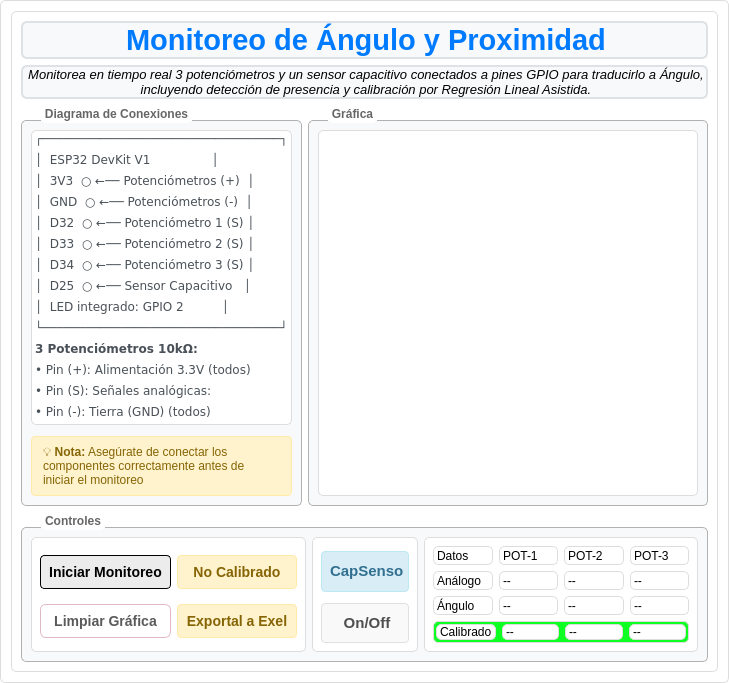
<?xml version="1.0" encoding="UTF-8"?>
<ui version="4.0">
 <class>angleArm</class>
 <widget class="QWidget" name="angleArm">
  <property name="geometry">
   <rect>
    <x>0</x>
    <y>0</y>
    <width>723</width>
    <height>683</height>
   </rect>
  </property>
  <property name="windowTitle">
   <string>Form</string>
  </property>
  <property name="styleSheet">
   <string notr="true">background-color: rgb(255, 255, 255);
border: 1px solid rgb(221, 221, 221);
border-radius: 5px;
color: rgb(0, 0, 0);</string>
  </property>
  <layout class="QVBoxLayout" name="verticalLayout">
   <item>
    <widget class="QFrame" name="frame">
     <property name="frameShape">
      <enum>QFrame::Shape::StyledPanel</enum>
     </property>
     <property name="frameShadow">
      <enum>QFrame::Shadow::Raised</enum>
     </property>
     <layout class="QGridLayout" name="gridLayout_6">
      <item row="0" column="0" colspan="3">
       <widget class="QLabel" name="titulo">
        <property name="maximumSize">
         <size>
          <width>16777215</width>
          <height>45</height>
         </size>
        </property>
        <property name="styleSheet">
         <string notr="true">        background-color: #f8f9fa;       
        border: 2px solid #dee2e6;         
        border-radius: 6px;              
   </string>
        </property>
        <property name="text">
         <string>&lt;html&gt;&lt;head/&gt;&lt;body&gt;&lt;p align=&quot;center&quot;&gt;&lt;span style=&quot; font-size:22pt; font-weight:700; color:#007bff;&quot;&gt;Monitoreo de Ángulo y Proximidad&lt;/span&gt;&lt;/p&gt;&lt;/body&gt;&lt;/html&gt;</string>
        </property>
       </widget>
      </item>
      <item row="4" column="0" colspan="3">
       <widget class="QGroupBox" name="controles">
        <property name="minimumSize">
         <size>
          <width>0</width>
          <height>150</height>
         </size>
        </property>
        <property name="maximumSize">
         <size>
          <width>16777215</width>
          <height>150</height>
         </size>
        </property>
        <property name="sizeIncrement">
         <size>
          <width>0</width>
          <height>0</height>
         </size>
        </property>
        <property name="styleSheet">
         <string notr="true">QGroupBox {
    color: rgb(102, 102, 102) ;
    background-color: #f8f9fa;        
    border-radius: 6px;
    border: 1px solid rgb(177, 177, 177) ;
    border-radius: 5px;
    margin-top: 15px; /* espacio para el título */
    font: bold 12px;
}
QGroupBox::title {
    subcontrol-origin: margin;
    subcontrol-position: top left ;
    left: 20px;
    background-color: rgba(255, 255, 255, 255);
	padding: 2px;
    border-radius: 5px;
}

</string>
        </property>
        <property name="title">
         <string>Controles</string>
        </property>
        <layout class="QGridLayout" name="gridLayout_4">
         <item row="0" column="2">
          <widget class="QWidget" name="datos" native="true">
           <property name="minimumSize">
            <size>
             <width>0</width>
             <height>0</height>
            </size>
           </property>
           <property name="maximumSize">
            <size>
             <width>9999</width>
             <height>16777215</height>
            </size>
           </property>
           <layout class="QGridLayout" name="gridLayout">
            <item row="0" column="0">
             <widget class="QLabel" name="datosLabel">
              <property name="text">
               <string>Datos</string>
              </property>
             </widget>
            </item>
            <item row="0" column="1">
             <widget class="QLabel" name="POT1Label">
              <property name="text">
               <string>POT-1</string>
              </property>
             </widget>
            </item>
            <item row="0" column="2">
             <widget class="QLabel" name="POT2Label">
              <property name="text">
               <string>POT-2</string>
              </property>
             </widget>
            </item>
            <item row="0" column="3">
             <widget class="QLabel" name="POT3Label">
              <property name="text">
               <string>POT-3</string>
              </property>
             </widget>
            </item>
            <item row="1" column="0">
             <widget class="QLabel" name="analogoLabel">
              <property name="text">
               <string>Análogo</string>
              </property>
             </widget>
            </item>
            <item row="1" column="1">
             <widget class="QLabel" name="analogoDtPOT1">
              <property name="text">
               <string>--</string>
              </property>
             </widget>
            </item>
            <item row="1" column="2">
             <widget class="QLabel" name="analogoDtPOT2">
              <property name="text">
               <string>--</string>
              </property>
             </widget>
            </item>
            <item row="1" column="3">
             <widget class="QLabel" name="analogoDtPOT3">
              <property name="text">
               <string>--</string>
              </property>
             </widget>
            </item>
            <item row="2" column="0">
             <widget class="QLabel" name="anguloLabel">
              <property name="text">
               <string>Ángulo</string>
              </property>
             </widget>
            </item>
            <item row="2" column="1">
             <widget class="QLabel" name="anguloDtPOT1">
              <property name="text">
               <string>--</string>
              </property>
             </widget>
            </item>
            <item row="2" column="2">
             <widget class="QLabel" name="anguloDtPOT2">
              <property name="text">
               <string>--</string>
              </property>
             </widget>
            </item>
            <item row="2" column="3">
             <widget class="QLabel" name="anguloDtPOT3">
              <property name="text">
               <string>--</string>
              </property>
             </widget>
            </item>
            <item row="3" column="0" colspan="4">
             <widget class="QWidget" name="calBox" native="true">
              <property name="styleSheet">
               <string notr="true">background-color: rgb(14, 255, 34);</string>
              </property>
              <layout class="QHBoxLayout" name="horizontalLayout_2">
               <property name="leftMargin">
                <number>3</number>
               </property>
               <property name="topMargin">
                <number>3</number>
               </property>
               <property name="rightMargin">
                <number>3</number>
               </property>
               <property name="bottomMargin">
                <number>3</number>
               </property>
               <item>
                <widget class="QLabel" name="calibradoLabel">
                 <property name="styleSheet">
                  <string notr="true">background-color: rgb(255, 255, 255);</string>
                 </property>
                 <property name="text">
                  <string>Calibrado</string>
                 </property>
                </widget>
               </item>
               <item>
                <widget class="QLabel" name="analogoDtCalibradoPOT1">
                 <property name="styleSheet">
                  <string notr="true">background-color: rgb(255, 255, 255);</string>
                 </property>
                 <property name="text">
                  <string>--</string>
                 </property>
                </widget>
               </item>
               <item>
                <widget class="QLabel" name="analogoDtCalibradoPOT2">
                 <property name="styleSheet">
                  <string notr="true">background-color: rgb(255, 255, 255);</string>
                 </property>
                 <property name="text">
                  <string>--</string>
                 </property>
                </widget>
               </item>
               <item>
                <widget class="QLabel" name="analogoDtCalibradoPOT3">
                 <property name="styleSheet">
                  <string notr="true">background-color: rgb(255, 255, 255);</string>
                 </property>
                 <property name="text">
                  <string>--</string>
                 </property>
                </widget>
               </item>
              </layout>
             </widget>
            </item>
           </layout>
          </widget>
         </item>
         <item row="0" column="1">
          <widget class="QWidget" name="EstadoDeSensorCapasitivo" native="true">
           <property name="maximumSize">
            <size>
             <width>106</width>
             <height>16777215</height>
            </size>
           </property>
           <layout class="QVBoxLayout" name="verticalLayout_2">
            <item>
             <widget class="QLabel" name="SensorCapasitivoLabel">
              <property name="styleSheet">
               <string notr="true">font-size: 14px;                    /* Tamaño menor para información secundaria */
font-weight: bold;                 /* Texto en negrita */
color: #31708f;                    /* Azul medio para indicar estado */
padding: 4px;                      /* Espacio interno menor */
background-color: #d9edf7;         /* Fondo azul claro */
border-radius: 4px;                /* Esquinas redondeadas menores */
border: 1px solid #bce8f1;         /* Borde azul claro */
margin-top: 5px;                   /* Separación superior */</string>
              </property>
              <property name="text">
               <string>&lt;html&gt;&lt;head/&gt;&lt;body&gt;&lt;p align=&quot;center&quot;&gt;&lt;span style=&quot; font-size:11pt;&quot;&gt;CapSensor&lt;/span&gt;&lt;/p&gt;&lt;/body&gt;&lt;/html&gt;</string>
              </property>
             </widget>
            </item>
            <item>
             <widget class="QLabel" name="EstadoDeSensorCapatitivo_ON_OFF">
              <property name="styleSheet">
               <string notr="true">font-size: 14px;                    /* Tamaño menor para información secundaria */
font-weight: bold;                 /* Texto en negrita */
color: #4f4f4f;                    /* Gris oscuro para buen contraste */
padding: 8px;                      /* Espacio interno menor */
background-color: #f9f9f9;         /* Fondo blanco suave */
border-radius: 4px;                /* Esquinas redondeadas menores */
border: 1px solid #e0e0e0;         /* Borde gris claro */
margin-top: 5px;                   /* Separación superior */</string>
              </property>
              <property name="text">
               <string>&lt;html&gt;&lt;head/&gt;&lt;body&gt;&lt;p align=&quot;center&quot;&gt;&lt;span style=&quot; font-size:11pt;&quot;&gt;On/Off&lt;/span&gt;&lt;/p&gt;&lt;/body&gt;&lt;/html&gt;</string>
              </property>
             </widget>
            </item>
           </layout>
          </widget>
         </item>
         <item row="0" column="0">
          <widget class="QWidget" name="botones" native="true">
           <layout class="QGridLayout" name="gridLayout_3">
            <item row="0" column="1">
             <widget class="QPushButton" name="calibrarBt">
              <property name="styleSheet">
               <string notr="true">        font-size: 14px;                    /* Tamaño menor para información secundaria */
        font-weight: bold;                  /* Texto en negrita */
        color: #856404;                     /* Color ámbar para indicar estado */
        padding: 8px;                       /* Espacio interno menor */
        background-color: #fff3cd;          /* Fondo ámbar claro */
        border-radius: 4px;                 /* Esquinas redondeadas menores */
        border: 1px solid #ffeaa7;          /* Borde ámbar */
        margin-top: 5px;                    /* Separación superior */</string>
              </property>
              <property name="text">
               <string>No Calibrado</string>
              </property>
             </widget>
            </item>
            <item row="2" column="1">
             <widget class="QPushButton" name="exportarBt">
              <property name="styleSheet">
               <string notr="true">        font-size: 14px;                    /* Tamaño menor para información secundaria */
        font-weight: bold;                  /* Texto en negrita */
        color: #856404;                     /* Color ámbar para indicar estado */
        padding: 8px;                       /* Espacio interno menor */
        background-color: #fff3cd;          /* Fondo ámbar claro */
        border-radius: 4px;                 /* Esquinas redondeadas menores */
        border: 1px solid #ffeaa7;          /* Borde ámbar */
        margin-top: 5px;                    /* Separación superior */</string>
              </property>
              <property name="text">
               <string>Exportal a Exel</string>
              </property>
             </widget>
            </item>
            <item row="2" column="0">
             <widget class="QPushButton" name="limpiarBt">
              <property name="styleSheet">
               <string notr="true">/* Estilo base con matices rosa y gris degradado */
QPushButton {
    font-size: 14px;                         /* Tamaño menor para información secundaria */
    font-weight: bold;                       /* Texto en negrita */
    color: #5a5a5a;                          /* Gris medio para texto */
    padding: 8px;                            /* Espacio interno menor */
    background: linear-gradient(135deg, #f8e1ec, #d3d3d3); /* Degradado rosa a gris */
    border-radius: 6px;                      /* Esquinas ligeramente más redondeadas */
    border: 1px solid #e0b7c6;               /* Borde rosa suave */
    margin-top: 5px;                         /* Separación superior */
}

/* Efecto hover con énfasis en el rosa */
QPushButton:hover {
    background: linear-gradient(135deg, #fce4ec, #c0c0c0); /* Rosa claro a gris claro */
    color: #7a4b63;                          /* Rosa oscuro para el texto */
    border: 1px solid #d48ca3;               /* Borde más intenso en rosa */
}
/* Presionado: tono más oscuro y efecto hundido */
QPushButton:pressed {
    background-color: #e0b7c6;
    border: 2px solid #b0b0b0;
    padding-top: 8px; /* efecto hundido */
    padding-left: 8px;
}
</string>
              </property>
              <property name="text">
               <string>Limpiar Gráfica</string>
              </property>
             </widget>
            </item>
            <item row="0" column="0">
             <widget class="QPushButton" name="iniciarBt">
              <property name="styleSheet">
               <string notr="true">QPushButton {
    font-size: 14px;                    
    font-weight: bold;              
    color: rgb(0, 0, 0);
    padding: 8px;                 
    background-color: rgb(236, 236, 236);          
    border-radius: 4px;            
    border: 1px solid rgb(0, 0, 0);      
    margin-top: 5px;         
}

/* Hover: verde suave */
QPushButton:hover {
    background-color: rgb(220, 255, 220);     /* Verde muy claro */
    border: 1px solid rgb(0, 128, 0);          /* Verde intenso */
    color: rgb(0, 100, 0);                     /* Verde oscuro para texto */
}

/* Pressed: verde más profundo */
QPushButton:pressed {
    background-color: rgb(200, 240, 200);     /* Verde más saturado */
    border: 1px solid rgb(0, 100, 0);          /* Borde más oscuro */
    color: rgb(0, 80, 0);                      /* Texto aún más profundo */
}</string>
              </property>
              <property name="text">
               <string>Iniciar Monitoreo</string>
              </property>
             </widget>
            </item>
           </layout>
          </widget>
         </item>
        </layout>
       </widget>
      </item>
      <item row="2" column="0">
       <widget class="QGroupBox" name="diagrama">
        <property name="maximumSize">
         <size>
          <width>300</width>
          <height>16777215</height>
         </size>
        </property>
        <property name="styleSheet">
         <string notr="true">QGroupBox {
    color: rgb(102, 102, 102) ;
    background-color: #f8f9fa;        
    border-radius: 6px;
    border: 1px solid rgb(177, 177, 177) ;
    border-radius: 5px;
    margin-top: 15px; /* espacio para el título */
    font: bold 12px;
}
QGroupBox::title {
    subcontrol-origin: margin;
    subcontrol-position: top left ;
    left: 20px;
    background-color: rgba(255, 255, 255, 255);
	padding: 2px;
    border-radius: 5px;
}

</string>
        </property>
        <property name="title">
         <string>Diagrama de Conexiones</string>
        </property>
        <layout class="QGridLayout" name="gridLayout_2">
         <item row="0" column="0">
          <widget class="QLabel" name="dibujo">
           <property name="minimumSize">
            <size>
             <width>0</width>
             <height>285</height>
            </size>
           </property>
           <property name="styleSheet">
            <string notr="true"/>
           </property>
           <property name="text">
            <string>&lt;html&gt;&lt;head/&gt;&lt;body&gt;&lt;pre style=&quot; margin-top:12px; margin-bottom:0px; margin-left:0px; margin-right:0px; -qt-block-indent:0; text-indent:0px; line-height:140%;&quot;&gt;&lt;span style=&quot; font-family:'Courier New','monospace'; font-size:12px; color:#495057;&quot;&gt;┌─────────────────────────────────┐&lt;/span&gt;&lt;/pre&gt;&lt;pre style=&quot; margin-top:0px; margin-bottom:0px; margin-left:0px; margin-right:0px; -qt-block-indent:0; text-indent:0px; line-height:140%;&quot;&gt;&lt;span style=&quot; font-family:'Courier New','monospace'; font-size:12px; color:#495057;&quot;&gt;│  ESP32 DevKit V1                │&lt;/span&gt;&lt;/pre&gt;&lt;pre style=&quot; margin-top:0px; margin-bottom:0px; margin-left:0px; margin-right:0px; -qt-block-indent:0; text-indent:0px; line-height:140%;&quot;&gt;&lt;span style=&quot; font-family:'Courier New','monospace'; font-size:12px; color:#495057;&quot;&gt;│  3V3  ○ ←── Potenciómetros (+)  │&lt;/span&gt;&lt;/pre&gt;&lt;pre style=&quot; margin-top:0px; margin-bottom:0px; margin-left:0px; margin-right:0px; -qt-block-indent:0; text-indent:0px; line-height:140%;&quot;&gt;&lt;span style=&quot; font-family:'Courier New','monospace'; font-size:12px; color:#495057;&quot;&gt;│  GND  ○ ←── Potenciómetros (-)  │&lt;/span&gt;&lt;/pre&gt;&lt;pre style=&quot; margin-top:0px; margin-bottom:0px; margin-left:0px; margin-right:0px; -qt-block-indent:0; text-indent:0px; line-height:140%;&quot;&gt;&lt;span style=&quot; font-family:'Courier New','monospace'; font-size:12px; color:#495057;&quot;&gt;│  D32  ○ ←── Potenciómetro 1 (S) │&lt;/span&gt;&lt;/pre&gt;&lt;pre style=&quot; margin-top:0px; margin-bottom:0px; margin-left:0px; margin-right:0px; -qt-block-indent:0; text-indent:0px; line-height:140%;&quot;&gt;&lt;span style=&quot; font-family:'Courier New','monospace'; font-size:12px; color:#495057;&quot;&gt;│  D33  ○ ←── Potenciómetro 2 (S) │&lt;/span&gt;&lt;/pre&gt;&lt;pre style=&quot; margin-top:0px; margin-bottom:0px; margin-left:0px; margin-right:0px; -qt-block-indent:0; text-indent:0px; line-height:140%;&quot;&gt;&lt;span style=&quot; font-family:'Courier New','monospace'; font-size:12px; color:#495057;&quot;&gt;│  D34  ○ ←── Potenciómetro 3 (S) │&lt;/span&gt;&lt;/pre&gt;&lt;pre style=&quot; margin-top:0px; margin-bottom:0px; margin-left:0px; margin-right:0px; -qt-block-indent:0; text-indent:0px; line-height:140%;&quot;&gt;&lt;span style=&quot; font-family:'Courier New','monospace'; font-size:12px; color:#495057;&quot;&gt;│  D25  ○ ←── Sensor Capacitivo   │&lt;/span&gt;&lt;/pre&gt;&lt;pre style=&quot; margin-top:0px; margin-bottom:0px; margin-left:0px; margin-right:0px; -qt-block-indent:0; text-indent:0px; line-height:140%;&quot;&gt;&lt;span style=&quot; font-family:'Courier New','monospace'; font-size:12px; color:#495057;&quot;&gt;│  LED integrado: GPIO 2          │&lt;/span&gt;&lt;/pre&gt;&lt;pre style=&quot; margin-top:0px; margin-bottom:0px; margin-left:0px; margin-right:0px; -qt-block-indent:0; text-indent:0px; line-height:140%;&quot;&gt;&lt;span style=&quot; font-family:'Courier New','monospace'; font-size:12px; color:#495057;&quot;&gt;└─────────────────────────────────┘&lt;/span&gt;&lt;/pre&gt;&lt;pre style=&quot; margin-top:0px; margin-bottom:0px; margin-left:0px; margin-right:0px; -qt-block-indent:0; text-indent:0px; line-height:140%;&quot;&gt;&lt;span style=&quot; font-family:'Courier New','monospace'; font-size:12px; font-weight:700; color:#495057;&quot;&gt;3 Potenciómetros 10kΩ:&lt;/span&gt;&lt;/pre&gt;&lt;pre style=&quot; margin-top:0px; margin-bottom:0px; margin-left:0px; margin-right:0px; -qt-block-indent:0; text-indent:0px; line-height:140%;&quot;&gt;&lt;span style=&quot; font-family:'Courier New','monospace'; font-size:12px; color:#495057;&quot;&gt;• Pin (+): Alimentación 3.3V (todos)&lt;/span&gt;&lt;/pre&gt;&lt;pre style=&quot; margin-top:0px; margin-bottom:0px; margin-left:0px; margin-right:0px; -qt-block-indent:0; text-indent:0px; line-height:140%;&quot;&gt;&lt;span style=&quot; font-family:'Courier New','monospace'; font-size:12px; color:#495057;&quot;&gt;• Pin (S): Señales analógicas:&lt;/span&gt;&lt;/pre&gt;&lt;pre style=&quot; margin-top:0px; margin-bottom:0px; margin-left:0px; margin-right:0px; -qt-block-indent:0; text-indent:0px; line-height:140%;&quot;&gt;&lt;span style=&quot; font-family:'Courier New','monospace'; font-size:12px; color:#495057;&quot;&gt;• Pin (-): Tierra (GND) (todos)&lt;/span&gt;&lt;/pre&gt;&lt;/body&gt;&lt;/html&gt;</string>
           </property>
          </widget>
         </item>
         <item row="1" column="0">
          <widget class="QLabel" name="nota">
           <property name="maximumSize">
            <size>
             <width>999</width>
             <height>70</height>
            </size>
           </property>
           <property name="styleSheet">
            <string notr="true">        font-size: 13px;                    /* Tamaño menor para nota */
        color: #856404;                     /* Color ámbar oscuro */
        background-color: #fff3cd;          /* Fondo ámbar claro (alerta) */
        border: 1px solid #ffeaa7;          /* Borde ámbar */
        border-radius: 4px;                 /* Esquinas redondeadas */
        padding: 8px;                       /* Espacio interno */
        margin-top: 5px;                    /* Separación superior */
</string>
           </property>
           <property name="text">
            <string>&lt;html&gt;&lt;head/&gt;&lt;body&gt;&lt;p align=&quot;justify&quot;&gt;&lt;span style=&quot; font-size:9pt;&quot;&gt;💡 &lt;/span&gt;&lt;span style=&quot; font-size:9pt; font-weight:700;&quot;&gt;Nota:&lt;/span&gt;&lt;span style=&quot; font-size:9pt;&quot;&gt; Asegúrate de conectar los &lt;br/&gt;componentes correctamente antes de &lt;br/&gt;iniciar el monitoreo&lt;/span&gt;&lt;/p&gt;&lt;/body&gt;&lt;/html&gt;</string>
           </property>
          </widget>
         </item>
        </layout>
       </widget>
      </item>
      <item row="2" column="1" colspan="2">
       <widget class="QGroupBox" name="grafica">
        <property name="minimumSize">
         <size>
          <width>400</width>
          <height>0</height>
         </size>
        </property>
        <property name="styleSheet">
         <string notr="true">QGroupBox {
    color: rgb(102, 102, 102) ;
    background-color: #f8f9fa;        
    border-radius: 6px;
    border: 1px solid rgb(177, 177, 177) ;
    border-radius: 5px;
    margin-top: 15px; /* espacio para el título */
    font: bold 12px;
}
QGroupBox::title {
    subcontrol-origin: margin;
    subcontrol-position: top left ;
    left: 20px;
    background-color: rgba(255, 255, 255, 255);
	padding: 2px;
    border-radius: 5px;
}

</string>
        </property>
        <property name="title">
         <string>Gráfica</string>
        </property>
        <layout class="QGridLayout" name="gridLayout_5">
         <item row="0" column="0">
          <widget class="QWidget" name="grapWid" native="true"/>
         </item>
        </layout>
       </widget>
      </item>
      <item row="1" column="0" colspan="3">
       <widget class="QLabel" name="descripcion">
        <property name="maximumSize">
         <size>
          <width>16777215</width>
          <height>60</height>
         </size>
        </property>
        <property name="styleSheet">
         <string notr="true">        background-color: #f8f9fa;       
        border: 2px solid #dee2e6;         
        border-radius: 6px;              
   </string>
        </property>
        <property name="text">
         <string>&lt;html&gt;&lt;head/&gt;&lt;body&gt;&lt;p align=&quot;center&quot;&gt;&lt;span style=&quot; font-size:10pt; font-style:italic;&quot;&gt;Monitorea en tiempo real 3 potenciómetros y un sensor capacitivo conectados a pines GPIO para traducirlo a Ángulo,&lt;br/&gt; incluyendo detección de presencia y calibración por Regresión Lineal Asistida.&lt;/span&gt;&lt;/p&gt;&lt;/body&gt;&lt;/html&gt;</string>
        </property>
       </widget>
      </item>
     </layout>
    </widget>
   </item>
  </layout>
 </widget>
 <resources/>
 <connections/>
</ui>
